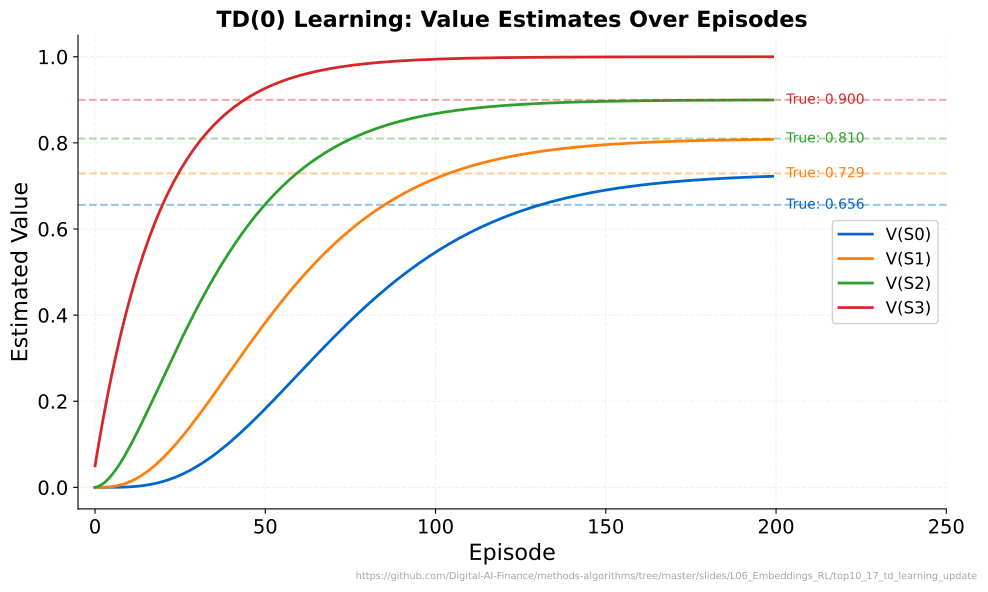

Python code for this plot:
"""TD(0) Learning: Value Estimates Over Episodes - Tracks value convergence on a 5-state chain."""
import matplotlib.pyplot as plt
import numpy as np
from pathlib import Path
import sys
sys.path.insert(0, str(Path(__file__).resolve().parents[3] / 'templates'))
from chart_style import apply_style, COLORS, MLPURPLE, MLBLUE, MLORANGE, MLGREEN, MLRED, MLLAVENDER
apply_style()

CHART_METADATA = {
    "title": "TD(0) Learning: Value Estimates Over Episodes",
    "description": "Value function convergence on a 5-state chain with TD(0)",
    "url": "https://github.com/Digital-AI-Finance/methods-algorithms/tree/master/slides/L06_Embeddings_RL/top10_17_td_learning_update"
}


np.random.seed(42)

# 5-state chain: S0 -> S1 -> S2 -> S3 -> S4 (terminal, reward=1)
n_states = 5
gamma = 0.9
alpha = 0.05
n_episodes = 200

# True values: V(Si) = gamma^(4-i) for state i (0-3), V(S4) = 0 (terminal)
true_values = np.array([gamma**4, gamma**3, gamma**2, gamma**1])

V = np.zeros(n_states)  # V[4] stays 0 (terminal)
history = {i: [] for i in range(4)}

for ep in range(n_episodes):
    state = 0  # always start at S0
    while state < 4:  # S4 is terminal
        next_state = state + 1
        reward = 1.0 if next_state == 4 else 0.0
        # TD(0) update
        V[state] += alpha * (reward + gamma * V[next_state] - V[state])
        state = next_state
    # Record current estimates
    for i in range(4):
        history[i].append(V[i])

fig, ax = plt.subplots(figsize=(10, 6))

colors = [MLBLUE, MLORANGE, MLGREEN, MLRED]
labels = [f'V(S{i})' for i in range(4)]

for i, (color, label) in enumerate(zip(colors, labels)):
    ax.plot(range(n_episodes), history[i], color=color, linewidth=2, label=label)
    # True value dashed line
    ax.axhline(y=true_values[i], color=color, linestyle='--', alpha=0.4, linewidth=1.5)

# Add true value annotations on the right
for i, color in enumerate(colors):
    ax.text(n_episodes + 3, true_values[i], f'True: {true_values[i]:.3f}',
            fontsize=10, color=color, va='center')

ax.set_title("TD(0) Learning: Value Estimates Over Episodes", fontsize=16, fontweight='bold')
ax.set_xlabel("Episode")
ax.set_ylabel("Estimated Value")
ax.legend(loc='center right', fontsize=12, framealpha=0.9)
ax.set_xlim(-5, n_episodes + 50)

plt.figtext(0.99, 0.01, CHART_METADATA['url'],
            fontsize=7, color='gray', ha='right', va='bottom', alpha=0.7)
plt.tight_layout()
plt.savefig(Path(__file__).parent / 'chart.pdf', dpi=300, bbox_inches='tight', facecolor='white')
plt.close()
print("Chart saved: top10_17_td_learning_update/chart.pdf")
